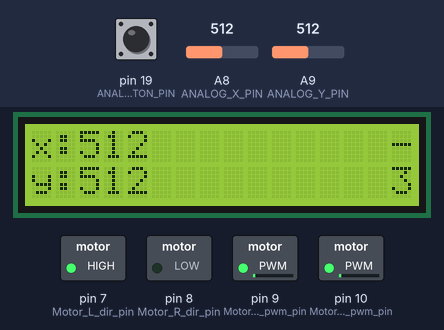
Recording of a sketch running on a simulated Arduino Mega 2560, built with avr-gcc and run on an emulated ATmega2560. On the bench: 16×2 character LCD, switched loads named in the sketch (green lamp = pin HIGH). The test bench sets the inputs (shaded band); at power-on: pin 19 (ANALOG_BUTTON_PIN) HIGH, A8 (ANALOG_X_PIN) = 512, A9 (ANALOG_Y_PIN) = 512. What the sketch prints to the serial monitor is not drawn.

Above: at 1.2 s.
1.3 s: pin 19 (ANALOG_BUTTON_PIN) pulled LOW for 0.25 s
At 1.31 s:
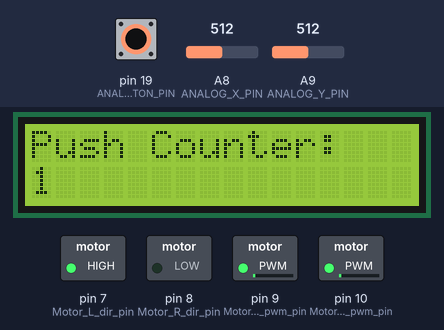
3.0 s: A8 (ANALOG_X_PIN) set to 1023
At 3.4 s:
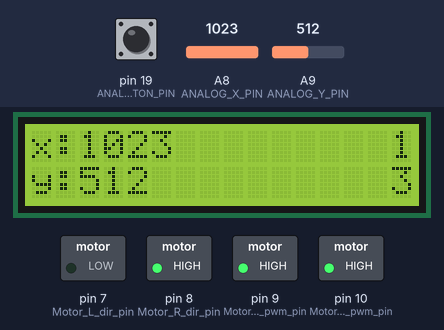
4.5 s: A9 (ANALOG_Y_PIN) set to 689
At 5.1 s:
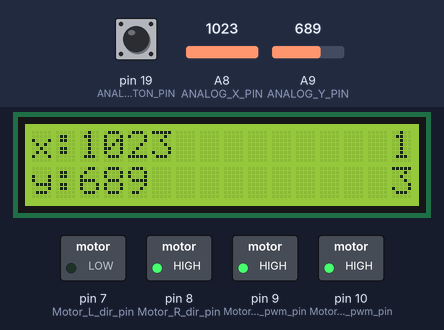
6.1 s: A9 (ANALOG_Y_PIN) set to 713
At 6.9 s:
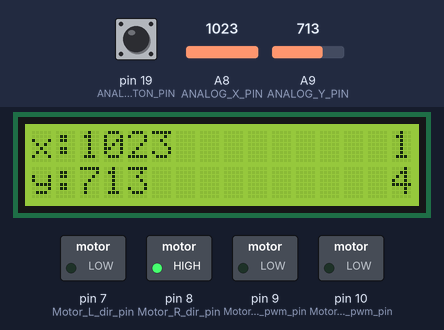
7.6 s: pin 19 (ANALOG_BUTTON_PIN) pulled LOW for 1 s
At 7.69 s:
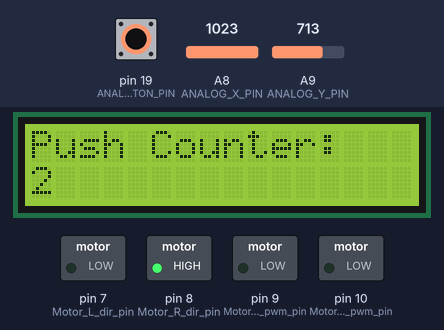
10.1 s: A8 (ANALOG_X_PIN) set to 900
At 11.2 s:
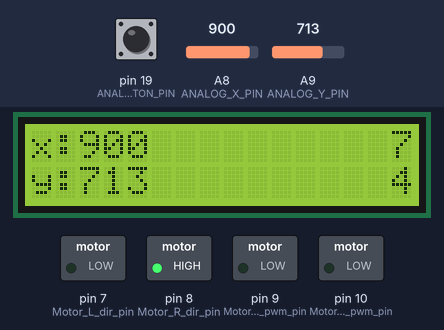
Timing chart, 0 to 12.7 s (numbered marks = the images above; inputs shaded):
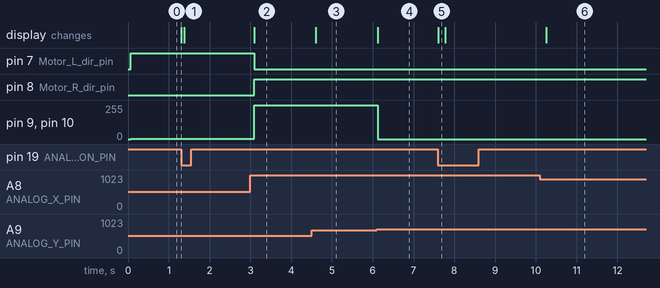

Measured:
- the behaviour switches between 705 and 706 on A9 (ANALOG_Y_PIN) (found by bisection; images 3 and 4)
- after the input at 1.3 s, the display: changes at once (image 1)
- after the input at 3.0 s, pin 7 (Motor_L_dir_pin): HIGH → LOW after 0.09 s; pin 8 (Motor_R_dir_pin): LOW → HIGH after 0.09 s; pin 9 (Motor_L_pwm_pin), pin 10 (Motor_R_pwm_pin): 2/255 → 255/255 after 0.09 s; the display: changes after 0.09 s (image 2)
- after the input at 4.5 s, the display: changes after 0.11 s (image 3)
- after the input at 6.1 s, pin 9 (Motor_L_pwm_pin), pin 10 (Motor_R_pwm_pin): 255/255 → 0/255 at once; the display: changes at once (image 4)
- after the input at 7.6 s, the display: changes at once (image 5)
- after the input at 10.1 s, the display: changes after 0.16 s (image 6)

The sketch:

Week39.ino
```cpp
#include <LiquidCrystal.h>

// Motor pins
#define Motor_forward   0
#define Motor_return    1
#define Motor_L_dir_pin 7
#define Motor_R_dir_pin 8
#define Motor_L_pwm_pin 9
#define Motor_R_pwm_pin 10

// Joystick pins
#define ANALOG_X_PIN A8
#define ANALOG_Y_PIN A9
#define ANALOG_BUTTON_PIN 19


int pressCount = 0;// this is to display press count on the screen
volatile unsigned long lastInterruptTime = 0; // this is to elemenate boutton press debounce

struct Button { // we created this button stucture just like an class to handle button press later
  bool pressed = false;
};

struct Joystick { // Joystick object(structure) to handle joystic direction and button press
  int x = 0;
  int y = 0;
  Button button; // creating a new button object from the Button class.
};

int maxX[] = {0,522,1023}; // These are the left maximum , middle and right maximum analog values of the joystic direction in X axis
int maxY[] = {0,494,1023}; // These are the left maximum , middle and right maximum analog values of the joystic direction in y axis
volatile bool buttonPressedFlag = false;  // ISR sets this flag to identify button pressed , so loop can uodate the display

// LCD
const int rs = 37, en = 36, d4 = 35, d5 = 34, d6 = 33, d7 = 32; // definiing LCD screen pins
LiquidCrystal lcd(rs, en, d4, d5, d6, d7); // Creating LiquidCrystal object from imported class from the library at the top,  by passing LCD screen pins.

void setup() {
  lcd.begin(16, 2); // starting lcd screeen

  pinMode(ANALOG_BUTTON_PIN, INPUT_PULLUP);  //adding input pullup to JoystickButtonPress pin
  attachInterrupt(digitalPinToInterrupt(ANALOG_BUTTON_PIN), joyPressed, FALLING); //ISR adding at falling edge so ISR function joyPressed function called after press completes.

  pinMode(Motor_L_dir_pin, OUTPUT); // Left motor direction pin as output
  pinMode(Motor_R_dir_pin, OUTPUT); // Right motor direction pin as output
  pinMode(Motor_L_pwm_pin, OUTPUT); // Left motor power(speed) pin as output
  pinMode(Motor_R_pwm_pin, OUTPUT); // Right motor power(speed) pin as output

  Serial.begin(9600);// starting serial monitor
}

void loop() {
  // Check button press flag
  if (buttonPressedFlag) { //
    buttonPressedFlag = false;  // reset flag to identify if button is pressed, becuase there was an issue in updating display inside ISR function, so we update lcd in default loop by identifying the flag at the very begininig.

  }

  Joystick joystick; // creating joyStick object

  joystick.x = analogRead(ANALOG_X_PIN); // reading analog pin to get X value of the joy stick
  joystick.y = analogRead(ANALOG_Y_PIN); // reading analog pin to get Y value of the joy stick
  int* joyPercents = joystickPercentages(joystick.x, joystick.y); // we create joystick direction values as percentages via joystickPercentages() , this Array is to call it and store the returning values


  // Update LCD
  lcd.clear();
  lcd.setCursor(0, 0);
  lcd.print("x:");
  lcd.print(joystick.x);
  lcd.setCursor(15, 0);
  lcd.print(joyPercents[0]);
  lcd.print("%");

  lcd.setCursor(0, 1);
  lcd.print("y:");
  lcd.print(joystick.y);
  lcd.setCursor(15, 1);
  lcd.print(joyPercents[1]);
  lcd.print("%");

  runMotors(joyPercents[0], joyPercents[1]);


  // Debug output in Serial monitor
  Serial.print("X: ");
  Serial.println(joystick.x);

  Serial.print("Y: ");
  Serial.println(joystick.y);

  if (joystick.button.pressed) {
    Serial.println("Button pressed");
  } else {
    Serial.println("Button not pressed");
  }

  delay(200);
}


// -------- Functions --------

int readAnalogAxisLevel(int pin) {
  return map(analogRead(pin), 0, 1023, 0, 255);
}

bool isAnalogButtonPressed(int pin) {
  return digitalRead(pin) == LOW;
}

int* joystickPercentages(int x, int y){
  int xDifferece = x-maxX[1];// checking difference from middle(1 element is the middle of maxX array)
  int yDifferece = y-maxY[1];// checking difference from middle(1 element is the middle of maxY array)


  static int joystickPercentageValues[2]; // must be static to return pointer


  //calculating percentages comparing current x value and max values
  if(xDifferece > 0){
    joystickPercentageValues[0] = (int)(100.0 * xDifferece / (maxX[2]-maxX[1]));
  }else{
    joystickPercentageValues[0] = (int)(100.0 * xDifferece / (maxX[1]-maxX[0]));
  }

 //calculating percentages comparing current y value and max values
  if(yDifferece > 0){
    joystickPercentageValues[1] = (int)(100.0 * yDifferece / (maxY[2]-maxY[1]));
  }else{
    joystickPercentageValues[1] = (int)(100.0 * yDifferece / (maxY[1]-maxY[0]));
  }


  return joystickPercentageValues;
}

int motorSpeed(int percentage){
  return abs(255*percentage/100);
}

// ISR to fire when joystick button presses
void joyPressed(){
  unsigned long interruptTime = millis();
  if (interruptTime - lastInterruptTime > 200) {
    pressCount++;
    Serial.println(pressCount);
    lastInterruptTime = interruptTime;
    lcd.clear();
    lcd.setCursor(0, 0);
    lcd.print("Push Counter:");
    lcd.setCursor(0, 1);
    lcd.print(pressCount);
    buttonPressedFlag = true;
  }
}


void runMotors(int xPer,int yPer) {

  if(xPer > 0 && abs(yPer) < 40){ //turn left, Right motor(our left motor) only
    digitalWrite(Motor_L_dir_pin, Motor_forward);
    digitalWrite(Motor_R_dir_pin, Motor_return);  //setting Left motor direction
    analogWrite(Motor_L_pwm_pin, motorSpeed(xPer));
    analogWrite(Motor_R_pwm_pin, motorSpeed(xPer));
    delay(10);

  }else if(xPer < 0 && abs(yPer) < 40){ //turn right, left motor(our rigth motor) only
    digitalWrite(Motor_L_dir_pin, Motor_return);
    digitalWrite(Motor_R_dir_pin, Motor_forward);  //setting Left motor direction
    analogWrite(Motor_L_pwm_pin, motorSpeed(xPer));
    analogWrite(Motor_R_pwm_pin, motorSpeed(xPer));
    delay(10);

  }else if(xPer==0 && yPer>0){ //go farward, both motors farward
    digitalWrite(Motor_L_dir_pin, Motor_forward);
    digitalWrite(Motor_R_dir_pin, Motor_forward);  //setting Left motor direction
    analogWrite(Motor_L_pwm_pin, motorSpeed(yPer));
    analogWrite(Motor_R_pwm_pin, motorSpeed(yPer));
    delay(10);
  }else if(xPer==0 && yPer<0){ //go backward, both motors backward
    digitalWrite(Motor_L_dir_pin, Motor_return);
    digitalWrite(Motor_R_dir_pin, Motor_return);  //setting Left motor direction
    analogWrite(Motor_L_pwm_pin, motorSpeed(yPer));
    analogWrite(Motor_R_pwm_pin, motorSpeed(yPer));
    delay(10);
  }else{//stop motor both val 0
    analogWrite(Motor_R_pwm_pin, 0);
    analogWrite(Motor_L_pwm_pin, 0);
  }


}


/*void runMotors() {


  // Motor backward
  digitalWrite(Motor_R_dir_pin, Motor_return);  //setting Right motor direction
  digitalWrite(Motor_L_dir_pin, Motor_return);  //setting Left motor direction
  analogWrite(Motor_R_pwm_pin, 100);   //setting Right motor speed
  analogWrite(Motor_L_pwm_pin, 100);   //setting Left motor speed
  delay(2000);//stop doing any changes for 2secons , in this time motor receives current in above set config

  // Motor forward
  digitalWrite(Motor_R_dir_pin, Motor_forward);
  digitalWrite(Motor_L_dir_pin, Motor_forward);
  analogWrite(Motor_R_pwm_pin, 100);
  analogWrite(Motor_L_pwm_pin, 100);
  delay(2000);

  // Stop motors
  analogWrite(Motor_R_pwm_pin, 0);
  analogWrite(Motor_L_pwm_pin, 0);


}*/
```
